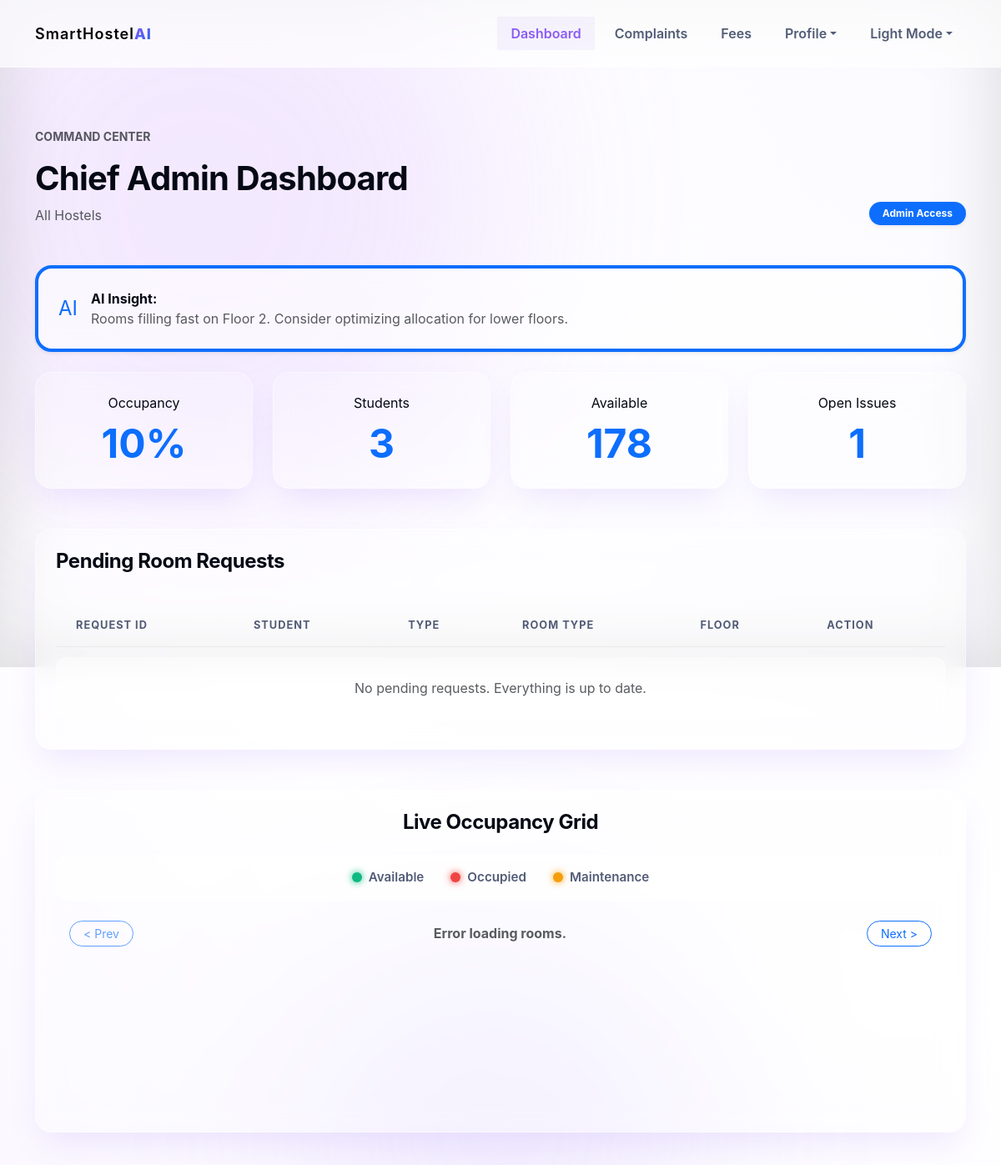
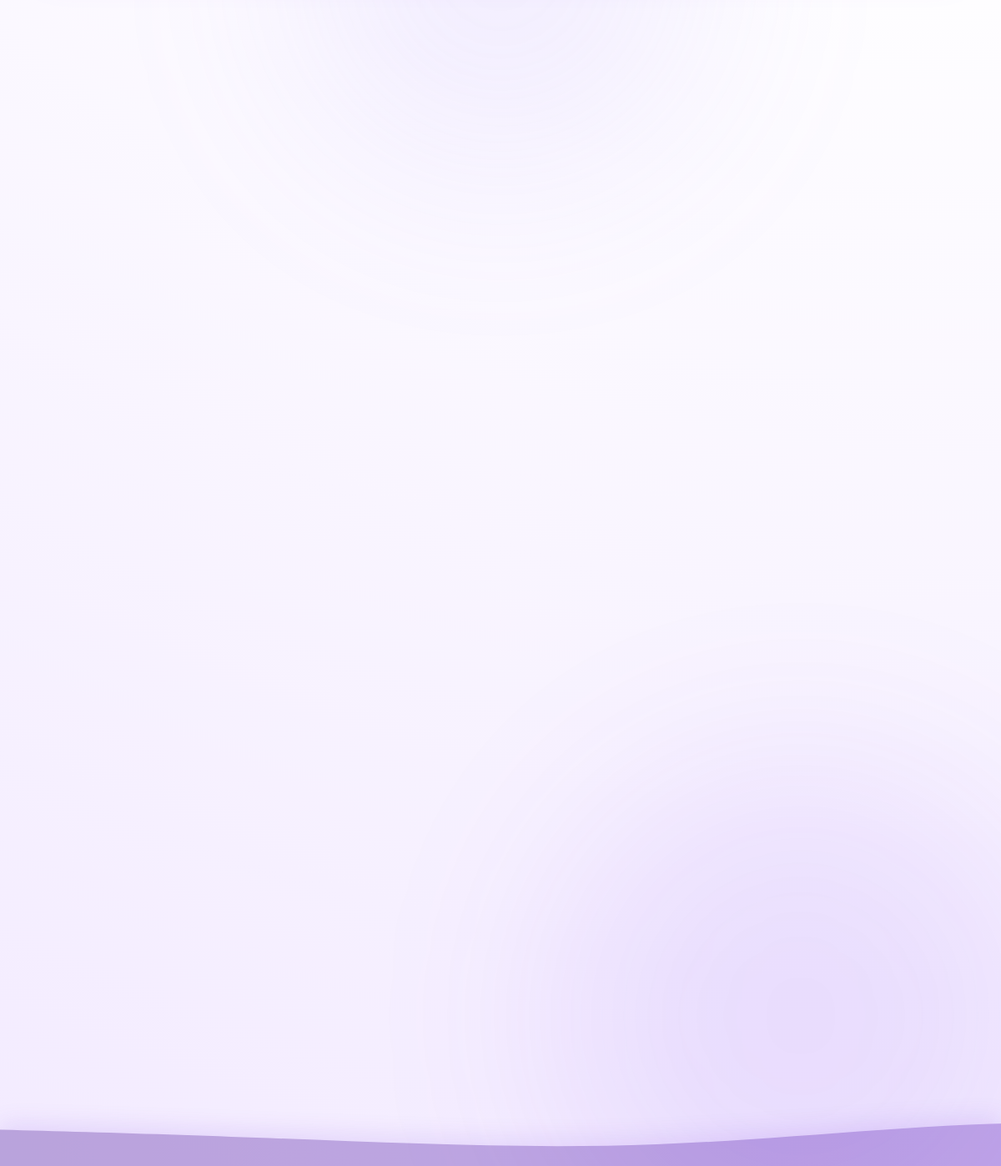
The page /admin?notification_filter=Sent (signed in) on the database as committed earlier (2 pictures, top to bottom).
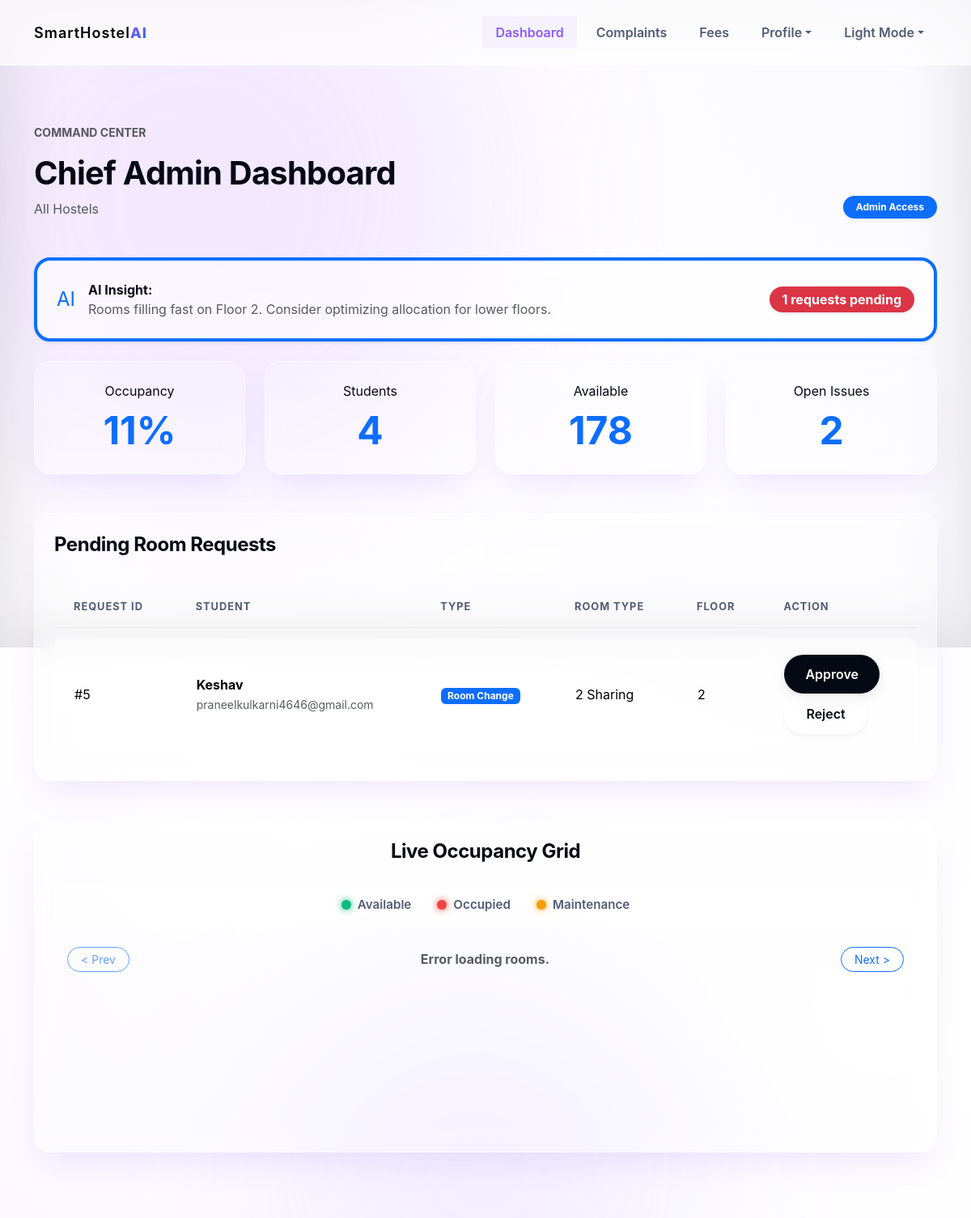
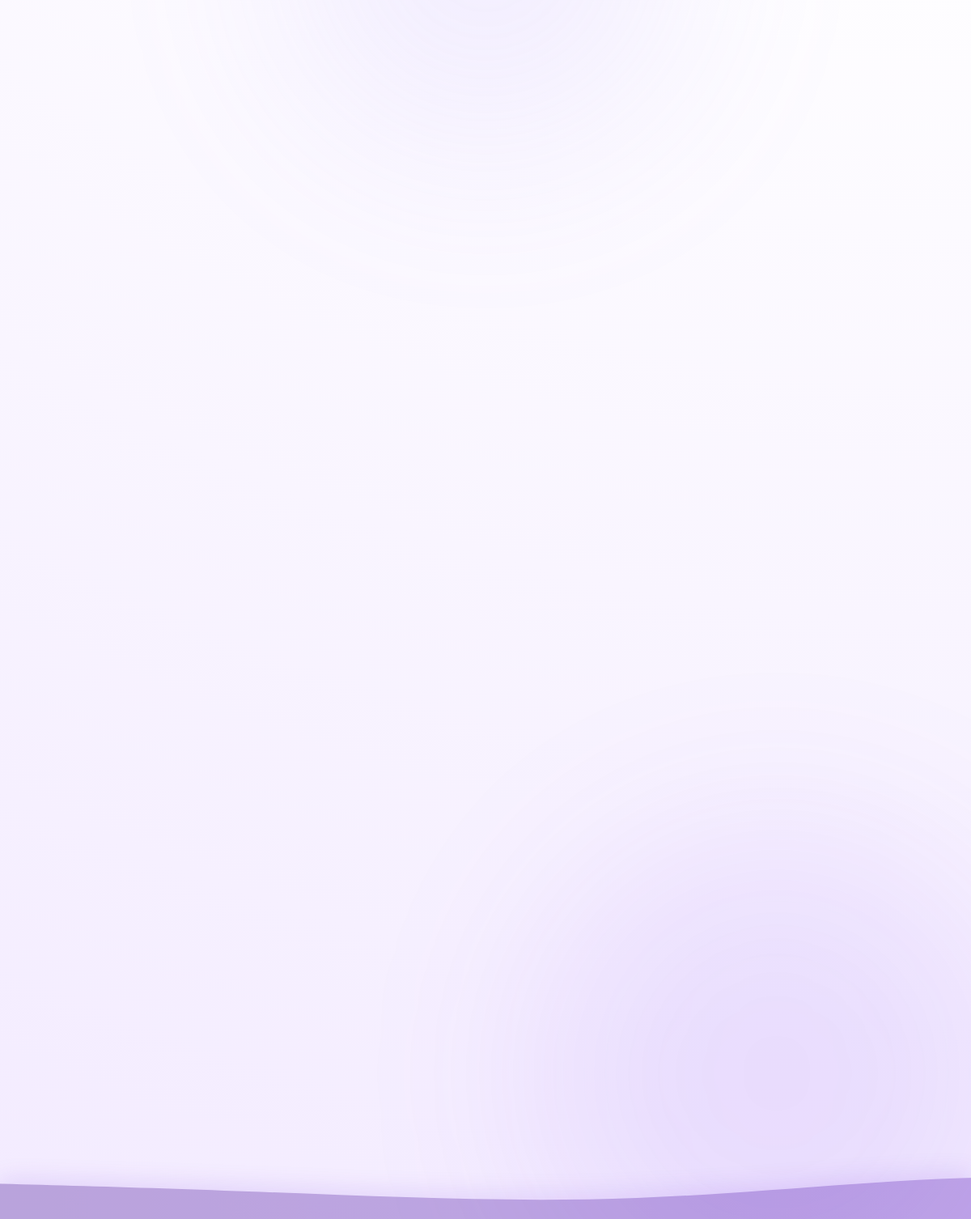
The same page on the database as committed later (2 pictures, top to bottom).
### tables this page shows
CREATE TABLE requests (
                id INTEGER PRIMARY KEY AUTOINCREMENT,
                student_email TEXT UNIQUE NOT NULL,
                room_type TEXT NOT NULL,
                floor INTEGER,
                status TEXT NOT NULL,
                created_at TEXT NOT NULL
            , request_type TEXT DEFAULT 'Allocation', reason TEXT);

CREATE TABLE users (
                id INTEGER PRIMARY KEY AUTOINCREMENT,
                email TEXT UNIQUE NOT NULL,
                name TEXT NOT NULL,
                role TEXT NOT NULL,
                password TEXT NOT NULL,
                failed_attempts INTEGER DEFAULT 0
            );

### app.py (the view)
@app.route("/admin")
@login_required("admin")
def admin_dashboard():
    with get_db() as db:
        admin_email = session.get("user_email")
        admin_scope = get_admin_scope(admin_email)
        block_filter = admin_scope["block"]
        if block_filter:
            rooms = db.execute("SELECT * FROM rooms WHERE block = ?", (block_filter,)).fetchall()
            students_count = db.execute("SELECT COUNT(*) FROM students WHERE gender = ?", (admin_scope["gender"],)).fetchone()[0]
            requests_query = db.execute("""
                SELECT r.*, u.name, s.gender, s.phone
                FROM requests r
                JOIN users u ON r.student_email = u.email
                JOIN students s ON u.email = s.email
                WHERE r.status = 'Pending' AND s.gender = ?
            """, (admin_scope["gender"],)).fetchall()
            open_complaints = db.execute("""
                SELECT c.* FROM complaints c
                JOIN students s ON c.student_email = s.email
                WHERE c.status = 'Open' AND s.gender = ?
                ORDER BY c.id DESC
            """, (admin_scope["gender"],)).fetchall()
            allocations = db.execute("""
                SELECT a.id, a.student_email, a.pass_id, a.allocated_at, u.name, s.gender, r.block, r.floor, r.room_number, r.type
                FROM allocations a
                JOIN users u ON a.student_email = u.email
                JOIN students s ON a.student_email = s.email
                JOIN rooms r ON a.room_id = r.id
                WHERE s.gender = ?
                ORDER BY a.id DESC
                LIMIT 8
            """, (admin_scope["gender"],)).fetchall()
        else:
            rooms = db.execute("SELECT * FROM rooms").fetchall()
            students_count = db.execute("SELECT COUNT(*) FROM students").fetchone()[0]
            requests_query = db.execute("""
                SELECT r.*, u.name, s.gender, s.phone
                FROM requests r
                JOIN users u ON r.student_email = u.email
                JOIN students s ON u.email = s.email
                WHERE r.status = 'Pending'
            """).fetchall()
            open_complaints = db.execute("SELECT * FROM complaints WHERE status = 'Open' ORDER BY id DESC").fetchall()
            allocations = db.execute("""
                SELECT a.id, a.student_email, a.pass_id, a.allocated_at, u.name, s.gender, r.block, r.floor, r.room_number, r.type
                FROM allocations a
                JOIN users u ON a.student_email = u.email
                JOIN students s ON a.student_email = s.email
                JOIN rooms r ON a.room_id = r.id
                ORDER BY a.id DESC
                LIMIT 8
            """).fetchall()
        total_capacity = sum(r["capacity"] for r in rooms)
        occupied_beds = sum(r["occupied"] for r in rooms)
        occupancy_rate = int((occupied_beds / total_capacity * 100)) if total_capacity else 0
        available = sum(1 for r in rooms if r["status"] == "Available")
        full = sum(1 for r in rooms if r["status"] == "Full")
        maintenance = sum(1 for r in rooms if r["status"] == "Maintenance")
        audit_logs = db.execute("SELECT * FROM audit_logs ORDER BY id DESC LIMIT 5").fetchall()
        notification_filter = request.args.get("notification_filter", "All")
        allowed_filters = {"All", "Email", "Failed", "Sent"}
        if notification_filter not in allowed_filters:
            notification_filter = "All"
        notification_sql = "SELECT * FROM notification_logs WHERE NOT (channel = ? AND provider = ?)"
        notification_params = ["WhatsApp", "mock"]
        notification_conditions = []
        notification_extra_params = []
        if notification_filter == "Email":
            notification_conditions.append("channel = ?")
            notification_extra_params.append(notification_filter)
        elif notification_filter == "Failed":
            notification_conditions.append("status LIKE ?")
            notification_extra_params.append("Failed%")
        elif notification_filter == "Sent":
            notification_conditions.append("(status LIKE ? OR status LIKE ?)")
            notification_extra_params.extend(["Sent%", "Resent%"])
        if notification_conditions:
            notification_sql += " AND " + " AND ".join(notification_conditions)
        notification_params.extend(notification_extra_params)
        notification_sql += " ORDER BY id DESC LIMIT 8"
        notification_logs = db.execute(notification_sql, notification_params).fetchall()
    return render_template(
        "admin_dashboard.html",
        admin_scope=admin_scope,
        rooms=rooms,
        available=available,
        full=full,
        maintenance=maintenance,
        room_requests=requests_query,
        allocations=allocations,
        complaints=open_complaints,
        audit_logs=audit_logs,
        notification_logs=notification_logs,
        notification_filter=notification_filter,
        mail_configured=is_resend_configured(),
        analytics={
            "occupancy_rate": occupancy_rate,
            "total_students": students_count,
            "available_rooms": available,
            "open_complaints": len(open_complaints)
        }
    )

### app.py (called while the page is built)
@app.context_processor
def inject_asset_version():
    return {"asset_version": os.getenv("RENDER_GIT_COMMIT", datetime.now().strftime("%Y%m%d%H%M"))}

@app.after_request
def add_no_cache_headers(response):
    if request.endpoint == "static":
        response.headers["Cache-Control"] = "no-store, no-cache, must-revalidate, max-age=0"
    return response

def get_db():
    db = sqlite3.connect(DATABASE, detect_types=sqlite3.PARSE_DECLTYPES)
    db.row_factory = sqlite3.Row
    return db

def get_admin_scope(email):
    if email == "maleadmin@hostel.com":
        return {"block": "A", "gender": "Male", "label": "Male Admin Dashboard", "audience": "Boys Hostel"}
    if email == "femaleadmin@hostel.com":
        return {"block": "B", "gender": "Female", "label": "Female Admin Dashboard", "audience": "Girls Hostel"}
    return {"block": None, "gender": None, "label": "Chief Admin Dashboard", "audience": "All Hostels"}

def get_resend_api_key():
    return os.getenv("SMART_HOSTEL_RESEND_API_KEY") or os.getenv("RESEND_API_KEY")

def is_resend_configured():
    return bool(get_resend_api_key())

### templates/admin_dashboard.html (shortened to what the changed rows need)
{% extends "base.html" %}
{% block content %}
<section class="dashboard py-5" id="admin-dashboard-section">
  <div class="container">
    <div class="d-flex flex-wrap justify-content-between align-items-end gap-3 mb-5">
      <div>
        <h1 class="h1 fw-bold" id="admin-title" data-title="{{ admin_scope.label }}">{{ admin_scope.label }}</h1>
      </div>
    </div>
    <div class="row g-4 mb-5 reveal" id="insight-panel">
      <div class="col-12">
        <div class="glass-panel p-4 d-flex align-items-center gap-3 border-start border-4 border-primary shadow-sm" style="background: var(--glass-panel-bg);">
          {% if room_requests %}
          <div class="ms-auto">
            <span class="badge bg-danger rounded-pill px-3 py-2 fs-6 shadow-sm">{{ room_requests|length }} requests pending</span>
          </div>
          {% endif %}
        </div>
      </div>
      <div class="col-md-3"><div class="glass-panel p-4 text-center"><span>Occupancy</span><strong class="d-block display-5 text-primary fw-bold mt-2">{{ analytics.occupancy_rate }}%</strong></div></div>
      <div class="col-md-3"><div class="glass-panel p-4 text-center"><span>Students</span><strong class="d-block display-5 text-primary fw-bold mt-2">{{ analytics.total_students }}</strong></div></div>
      <div class="col-md-3"><div class="glass-panel p-4 text-center"><span>Open Issues</span><strong class="d-block display-5 text-primary fw-bold mt-2">{{ analytics.open_complaints }}</strong></div></div>
    </div>
    <div class="row g-4 mb-5 reveal" id="pending-requests">
      <div class="col-12">
        <div class="glass-panel p-4">
          <h2 class="h4 fw-bold mb-4">Pending Room Requests</h2>
          <div class="table-responsive">
            <table class="table table-premium align-middle mb-0">
              <thead><tr><th>Request ID</th><th>Student</th><th>Type</th><th>Room Type</th><th>Floor</th><th>Action</th></tr></thead>
              <tbody>
                {% for req in room_requests %}
                  <tr>
                    <td>#{{ req.id }}</td>
                    <td><strong>{{ req.name }}</strong><br><small class="text-muted">{{ req.student_email }}{% if req.phone %} | {{ req.phone }}{% endif %}</small></td>
                    <td><span class="badge bg-primary">{{ req.request_type or 'Allocation' }}</span></td>
                    <td>{{ req.room_type }}</td>
                    <td>{{ req.floor if req.floor else 'Any' }}</td>
                    <td>
                      <form method="post" action="{{ url_for('api_approve_request', req_id=req.id) }}" class="d-inline">
                        <button class="btn btn-sm btn-premium btn-premium-primary" type="submit">Approve</button>
                      </form>
                      <form method="post" action="{{ url_for('reject_request', req_id=req.id) }}" class="d-inline">
                        <button class="btn btn-sm btn-premium btn-premium-secondary" type="submit">Reject</button>
                      </form>
                    </td>
                  </tr>
                {% else %}
                  <tr><td colspan="6" class="text-muted text-center py-4">No pending requests. Everything is up to date.</td></tr>
                {% endfor %}
              </tbody>
            </table>
          </div>
        </div>
      </div>
    </div>
    <div class="row g-4 mb-5" id="admin-matrix-section">
      <div class="col-12">
        <div class="glass-panel p-4 text-center" id="admin-matrix-container">
          <h2 class="h4 fw-bold mb-4">Live Occupancy Grid</h2>
        </div>
      </div>
    </div>
  </div>
</section>
{% endblock %}

Rows that differ between the two databases and show on the page:
now on this page (row edited): requests: id "5", name "Keshav", student_email "praneelkulkarni4646@gmail.com", request_type "Room Change", room_type "2 Sharing", floor "2"
Other text that changed with them:
{{ room_requests|length }}: (not shown) → "1"
{{ analytics.occupancy_rate }}: "10" → "11"
{{ analytics.total_students }}: "3" → "4"
{{ analytics.open_complaints }}: "1" → "2"
text no longer shown: "No pending requests. Everything is up to date."
text now shown: "requests pending"
